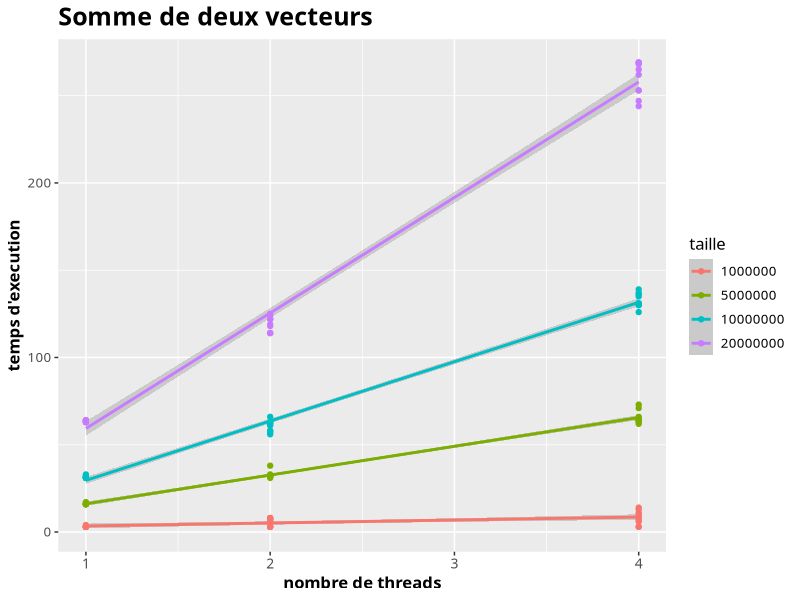
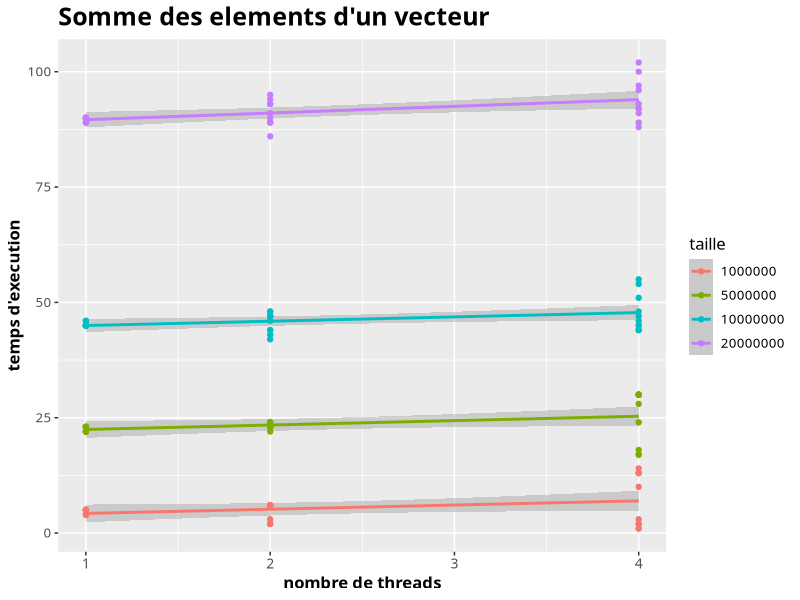
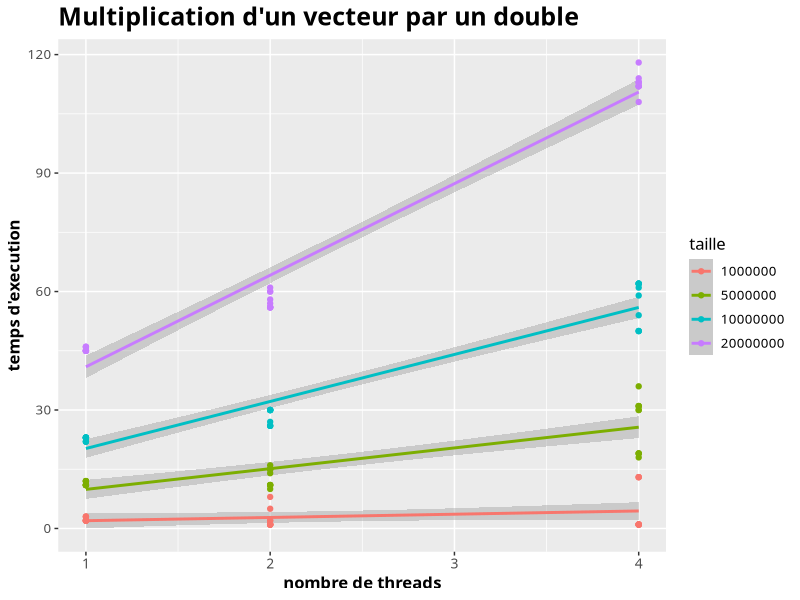
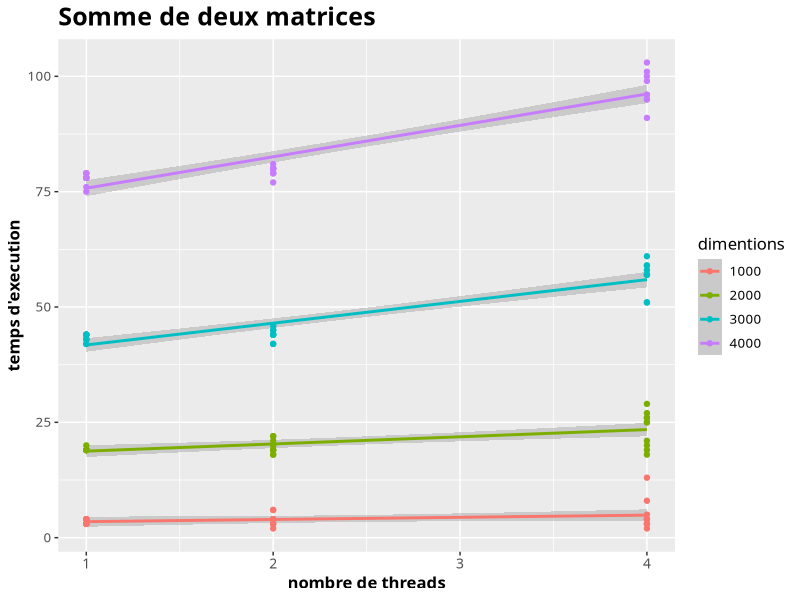
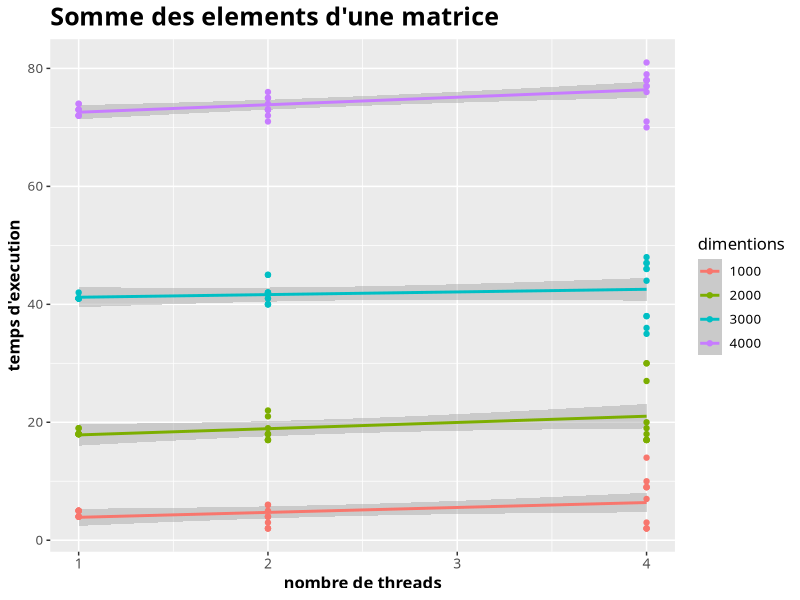
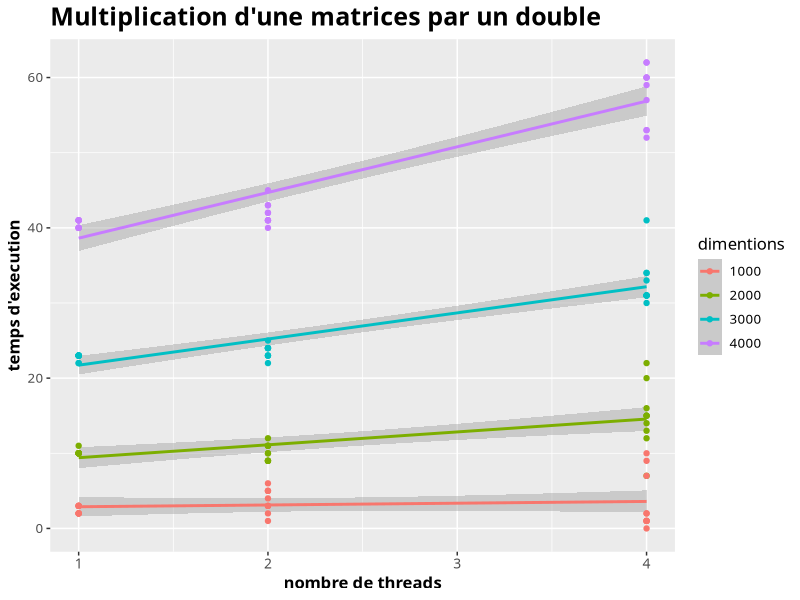
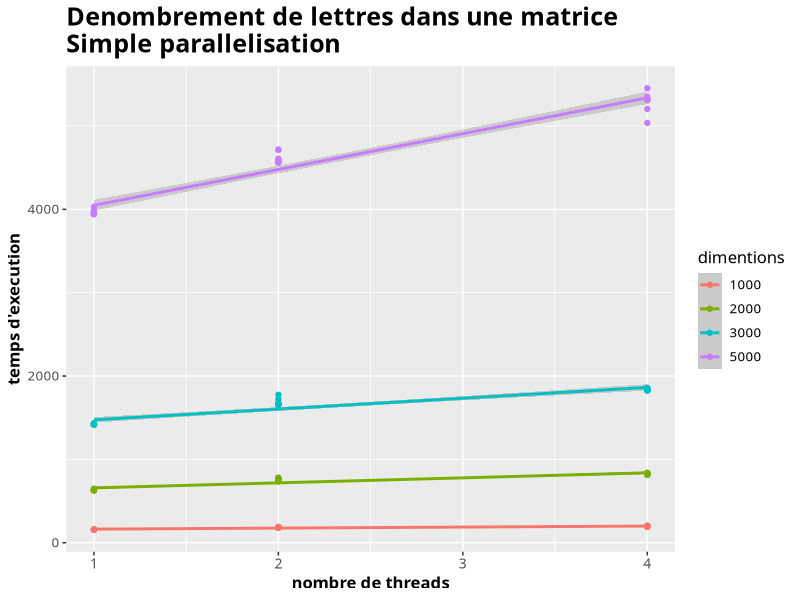
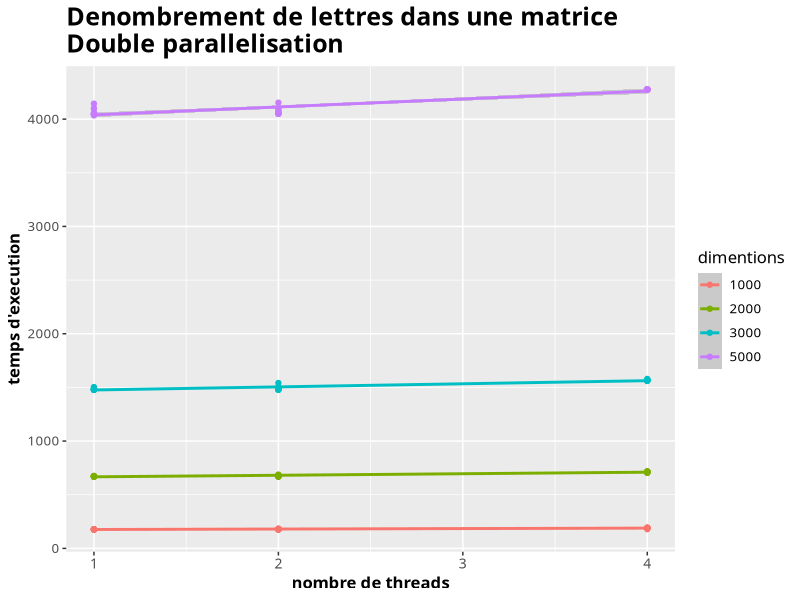

R code for these plots, in order:
library(ggplot2)

########################################################
#               Resultats vecteurs
########################################################

vect=read.table("result_vector_force_forte.txt",head=TRUE)
vect

# SOMME DE DEUX VECTEURS
taille=as.factor(vect$Taille_tab)
p1<- ggplot(vect, aes(x=nb_thread, y=diff1_somme_deux_vect,color=taille)) + 
  geom_smooth(method=lm) +
  geom_point() +
  scale_y_continuous(name = "temps d'execution") +
  scale_x_continuous(name = "nombre de threads") +
  ggtitle("Somme de deux vecteurs")+
  theme(plot.title = element_text(size = 18, family = "Tahoma", face = "bold"),
        text = element_text(size = 12, family = "Tahoma"),
        axis.title = element_text(face="bold"),
        axis.text.x=element_text(size = 10))
p1


# SOMME DES ELEMENTS D'UN VECTEUR

p2<- ggplot(vect, aes(x=nb_thread, y=diff2_somme_vect,color=taille)) + 
  geom_smooth(method=lm) +
  geom_point() +
  scale_y_continuous(name = "temps d'execution") +
  scale_x_continuous(name = "nombre de threads") +
  ggtitle("Somme des elements d'un vecteur")+
  theme(plot.title = element_text(size = 18, family = "Tahoma", face = "bold"),
        text = element_text(size = 12, family = "Tahoma"),
        axis.title = element_text(face="bold"),
        axis.text.x=element_text(size = 10))
p2


# MULTIPLICATION DE DEUX VECTEURS

p3<- ggplot(vect, aes(x=nb_thread, y=diff3_multi_vect,color=taille)) + 
  geom_smooth(method=lm) +
  geom_point() +
  scale_y_continuous(name = "temps d'execution") +
  scale_x_continuous(name = "nombre de threads") +
  ggtitle("Multiplication d'un vecteur par un double")+
  theme(plot.title = element_text(size = 18, family = "Tahoma", face = "bold"),
        text = element_text(size = 12, family = "Tahoma"),
        axis.title = element_text(face="bold"),
        axis.text.x=element_text(size = 10))
p3


########################################################
#               Resultats matrices
########################################################

data=read.table("resultats_force_forte_matrix.txt",head=TRUE)
data


# SOMME DE DEUX MATRICES
dimentions=as.factor(data$nb_rows)
g1<- ggplot(data, aes(x=nb_thread, y=diff1_somme_deux_vect,color=dimentions)) + 
  geom_smooth(method=lm) +
  geom_point() +
  scale_y_continuous(name = "temps d'execution") +
  scale_x_continuous(name = "nombre de threads") +
  ggtitle("Somme de deux matrices")+
  theme(plot.title = element_text(size = 18, family = "Tahoma", face = "bold"),
        text = element_text(size = 12, family = "Tahoma"),
        axis.title = element_text(face="bold"),
        axis.text.x=element_text(size = 10))
g1



# SOMME DES ELEMENTS D'UNE MATRICE
g2<- ggplot(data, aes(x=nb_thread, y=diff2_somme_vect,color=dimentions)) + 
  geom_smooth(method=lm) +
  geom_point() +
  scale_y_continuous(name = "temps d'execution") +
  scale_x_continuous(name = "nombre de threads") +
  ggtitle("Somme des elements d'une matrice")+
  theme(plot.title = element_text(size = 18, family = "Tahoma", face = "bold"),
        text = element_text(size = 12, family = "Tahoma"),
        axis.title = element_text(face="bold"),
        axis.text.x=element_text(size = 10))
g2


# MULTIPLICATION DE DEUX MATRICES

g3<- ggplot(data, aes(x=nb_thread, y=diff3_multi_vect,color=dimentions)) + 
  geom_smooth(method=lm) +
  geom_point() +
  scale_y_continuous(name = "temps d'execution") +
  scale_x_continuous(name = "nombre de threads") +
  ggtitle("Multiplication d'une matrices par un double")+
  theme(plot.title = element_text(size = 18, family = "Tahoma", face = "bold"),
        text = element_text(size = 12, family = "Tahoma"),
        axis.title = element_text(face="bold"),
        axis.text.x=element_text(size = 10))
g3


########################################################
#               Resultats matrices lettre
########################################################

letter=read.table("result_v2_force_forte.txt",head=TRUE)
letter

dimentions=as.factor(letter$nb_rows)
l1<- ggplot(letter, aes(x=nb_thread, y=temps_comptage,color=dimentions)) + 
  geom_smooth(method=lm) +
  geom_point() +
  scale_y_continuous(name = "temps d'execution") +
  scale_x_continuous(name = "nombre de threads") +
  ggtitle("Denombrement de lettres dans une matrice\nSimple parallelisation")+
  theme(plot.title = element_text(size = 18, family = "Tahoma", face = "bold"),
        text = element_text(size = 12, family = "Tahoma"),
        axis.title = element_text(face="bold"),
        axis.text.x=element_text(size = 10))
l1

l2<- ggplot(letter, aes(x=nb_thread, y=temps_comptage_v2,color=dimentions)) + 
  geom_smooth(method=lm) +
  geom_point() +
  scale_y_continuous(name = "temps d'execution") +
  scale_x_continuous(name = "nombre de threads") +
  ggtitle("Denombrement de lettres dans une matrice \nDouble parallelisation")+
  theme(plot.title = element_text(size = 18, family = "Tahoma", face = "bold"),
        text = element_text(size = 12, family = "Tahoma"),
        axis.title = element_text(face="bold"),
        axis.text.x=element_text(size = 10))
l2
